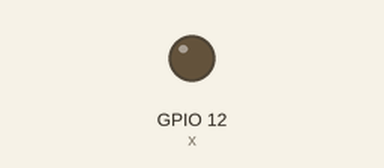
The program below on a simulated Raspberry Pi (BCM pin numbers). Shown: output pins drawn as LEDs (lit = HIGH). Dashed ring = blinking.

Above: at 1.0 s.
At 2.5 s:
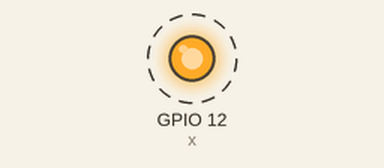
Timing chart, 0 to 4.6 s (numbered marks = the images above):
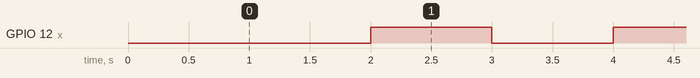

The program:

led2.py
```python
import RPi.GPIO as GPIO
import time

x = 12
GPIO.setmode(GPIO.BCM)
GPIO.setwarnings(False)
GPIO.setup(x,GPIO.OUT)

while True:
    time.sleep(1)
    GPIO.setup(x,GPIO.OUT)
    GPIO.output(x,GPIO.LOW)
    time.sleep(1)
    GPIO.setup(x,GPIO.OUT)
    GPIO.output(x,GPIO.HIGH)
```

Measured:
- by itself, GPIO 12 (x): alternates HIGH for 1.0 s and LOW for 1.0 s
